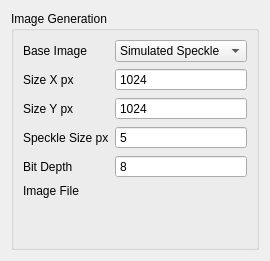
            <widget class="QWidget" name="texture">
             <attribute name="title">
              <string>Texture</string>
             </attribute>
             <layout class="QVBoxLayout" name="verticalLayout_2">
              <item>
               <widget class="QGroupBox" name="groupBox_2">
                <property name="title">
                 <string>Image Generation</string>
                </property>
                <layout class="QGridLayout" name="gridLayout_6">
                 <item row="6" column="0">
                  <widget class="QLabel" name="label_4">
                   <property name="text">
                    <string>Image File</string>
                   </property>
                  </widget>
                 </item>
                 <item row="1" column="0">
                  <widget class="QLabel" name="label_3">
                   <property name="text">
                    <string>Base Image</string>
                   </property>
                  </widget>
                 </item>
                 <item row="6" column="1">
                  <widget class="PathLineEdit" name="pleImageFile">
                   <property name="enabled">
                    <bool>false</bool>
                   </property>
                   <property name="nameFilters">
                    <stringlist>
                     <string>itom Dictionary (*.idc);; Bitmap (*.bmp);; JPG FIle (*.jpg);; Tiff Image (*.tiff);;  Nef Image (*.nef);; All Files (*.*)</string>
                    </stringlist>
                   </property>
                  </widget>
                 </item>
                 <item row="1" column="1">
                  <widget class="QComboBox" name="cbInpFileType">
                   <item>
                    <property name="text">
                     <string>Simulated Speckle</string>
                    </property>
                   </item>
                   <item>
                    <property name="text">
                     <string>From File</string>
                    </property>
                   </item>
                  </widget>
                 </item>
                 <item row="4" column="1">
                  <widget class="QSpinBox" name="sbSpeckleSize">
                   <property name="enabled">
                    <bool>true</bool>
                   </property>
                   <property name="buttonSymbols">
                    <enum>QAbstractSpinBox::NoButtons</enum>
                   </property>
                   <property name="value">
                    <number>5</number>
                   </property>
                  </widget>
                 </item>
                 <item row="4" column="0">
                  <widget class="QLabel" name="label_19">
                   <property name="text">
                    <string>Speckle Size px</string>
                   </property>
                  </widget>
                 </item>
                 <item row="2" column="1">
                  <widget class="QSpinBox" name="sbSizeX">
                   <property name="enabled">
                    <bool>true</bool>
                   </property>
                   <property name="buttonSymbols">
                    <enum>QAbstractSpinBox::NoButtons</enum>
                   </property>
                   <property name="maximum">
                    <number>2048</number>
                   </property>
                   <property name="value">
                    <number>1024</number>
                   </property>
                  </widget>
                 </item>
                 <item row="2" column="0">
                  <widget class="QLabel" name="label_17">
                   <property name="text">
                    <string>Size X px</string>
                   </property>
                  </widget>
                 </item>
                 <item row="3" column="0">
                  <widget class="QLabel" name="label_18">
                   <property name="text">
                    <string>Size Y px</string>
                   </property>
                  </widget>
                 </item>
                 <item row="3" column="1">
                  <widget class="QSpinBox" name="sbSizeY">
                   <property name="enabled">
                    <bool>true</bool>
                   </property>
                   <property name="buttonSymbols">
                    <enum>QAbstractSpinBox::NoButtons</enum>
                   </property>
                   <property name="maximum">
                    <number>2048</number>
                   </property>
                   <property name="value">
                    <number>1024</number>
                   </property>
                  </widget>
                 </item>
                 <item row="7" column="1">
                  <spacer name="verticalSpacer">
                   <property name="orientation">
                    <enum>Qt::Vertical</enum>
                   </property>
                   <property name="sizeHint" stdset="0">
                    <size>
                     <width>20</width>
                     <height>40</height>
                    </size>
                   </property>
                  </spacer>
                 </item>
                 <item row="5" column="0">
                  <widget class="QLabel" name="label_20">
                   <property name="text">
                    <string>Bit Depth</string>
                   </property>
                  </widget>
                 </item>
                 <item row="5" column="1">
                  <widget class="QSpinBox" name="sbBit">
                   <property name="enabled">
                    <bool>true</bool>
                   </property>
                   <property name="buttonSymbols">
                    <enum>QAbstractSpinBox::NoButtons</enum>
                   </property>
                   <property name="minimum">
                    <number>8</number>
                   </property>
                   <property name="maximum">
                    <number>64</number>
                   </property>
                  </widget>
                 </item>
                </layout>
               </widget>
              </item>
             </layout>
            </widget>
